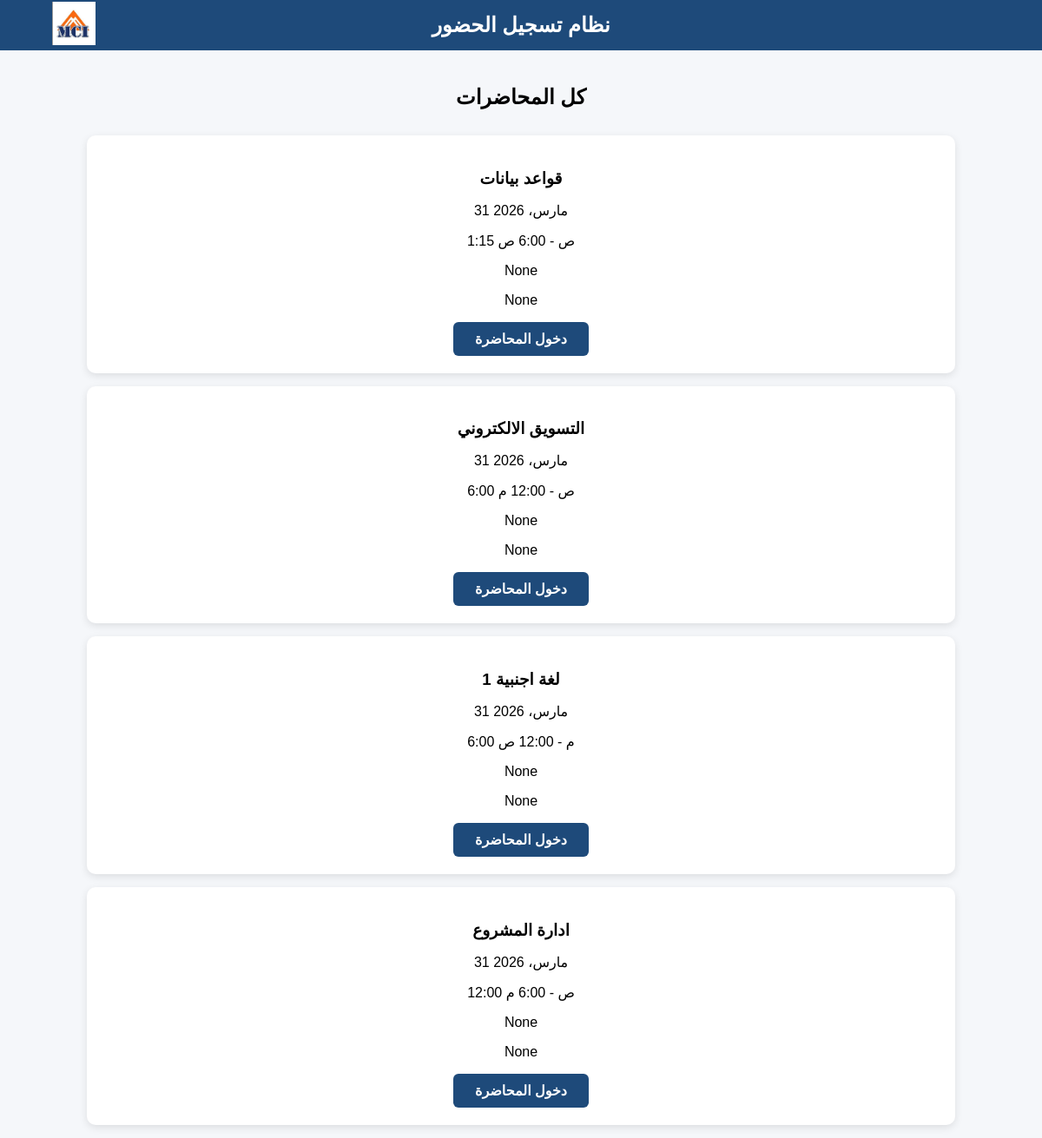
/lectures/, run on the app's committed database.
### main/models.py (models this page shows, shortened)
class Lecture(models.Model):
    name = models.CharField(max_length=200)
    date = models.DateField()
    start_time = models.TimeField()
    end_time = models.TimeField(null=True, blank=True)
    doctor = models.ForeignKey(Doctor, on_delete=models.SET_NULL, null=True)
    level = models.ForeignKey(Level, on_delete=models.SET_NULL, null=True)

### main/views.py (the view)
# urls.py: path('lectures/', views.lectures_page, name='lectures_page'),
def lectures_page(request, level_id=None):
    if level_id:
        lectures = Lecture.objects.filter(level__level_name__contains=level_id).order_by('-date')
    else:
        lectures = Lecture.objects.all().order_by('-date')
    return render(request, 'main/lectures.html', {'lectures': lectures})

### main/templates/main/lectures.html (shortened to what this page needs)
{% extends 'main/base.html' %}
{% block content %}
<h2 class="page-title">كل المحاضرات</h2>
<div class="lectures-list">
    {% for lecture in lectures %}
        <div class="lecture-card">
            <h3>{{ lecture.name }}</h3>
            <p>{{ lecture.date }}</p>
            <p>{{ lecture.start_time }} - {{ lecture.end_time }}</p>
            <p>{{ lecture.doctor }}</p>
            <p>{{ lecture.level }}</p>
            <a class="btn" href="{% url 'lecture_detail' lecture.id %}">
                دخول المحاضرة
            </a>
        </div>
    {% empty %}
        <p class="empty-text">لا توجد محاضرات</p>
    {% endfor %}
</div>
{% endblock %}

### main/templates/main/base.html (shortened to what this page needs)
{% load static %}
<!DOCTYPE html>
<html lang="ar">
<head>
    <link rel="stylesheet" href="{% static 'main/css/style.css' %}">
</head>
<body>
<header class="header">
    <div class="header-container">
        <div class="logo-box">
            <img src="{% static 'main/images/logo.png' %}" class="logo">
        </div>
        <h1 class="header-title">نظام تسجيل الحضور</h1>
    </div>
</header>
<main class="container">
    {% block content %}{% endblock %}
</main>
</body>
</html>

### main/static/main/css/style.css (style rules this page uses)
body { font-family: Arial, sans-serif; background: #f5f7fa; margin: 0; }
.header { background: #1e4a7a; color: white; padding: 15px 0; }
.header-container { width: 90%; margin: auto; position: relative; display: flex; align-items: center; justify-content: center; }
.logo-box { position: absolute; left: 0; }
.logo { width: 50px; height: 50px; }
.header-title { margin: auto; font-size: 24px; font-weight: bold; }
.container { width: 90%; max-width: 1000px; margin: auto; }
.page-title { text-align: center; margin-top: 40px; }
.lectures-list { margin-top: 30px; }
.lecture-card { background: white; padding: 20px; border-radius: 10px; margin-bottom: 15px; box-shadow: 0 3px 10px rgba(0,0,0,0.1); text-align: center; }
.lecture-card h3 { margin-bottom: 15px; }
.lecture-card .btn { display: inline-block; margin: auto; }
.btn { display: inline-block; margin-top: 10px; background: #1e4a7a; color: white; padding: 10px 25px; border-radius: 6px; text-decoration: none; font-weight: bold; }

### data on the page
Lecture: name "قواعد بيانات", date "31 مارس، 2026", start_time "1:15 ص", end_time "6:00 ص", doctor "None", level "None"
Lecture: name "التسويق الالكتروني", date "31 مارس، 2026", start_time "6:00 ص", end_time "12:00 م", doctor "None", level "None"
Lecture: name "لغة اجنبية 1", date "31 مارس، 2026", start_time "6:00 م", end_time "12:00 ص", doctor "None", level "None"
Lecture: name "ادارة المشروع", date "31 مارس، 2026", start_time "12:00 ص", end_time "6:00 م", doctor "None", level "None"
